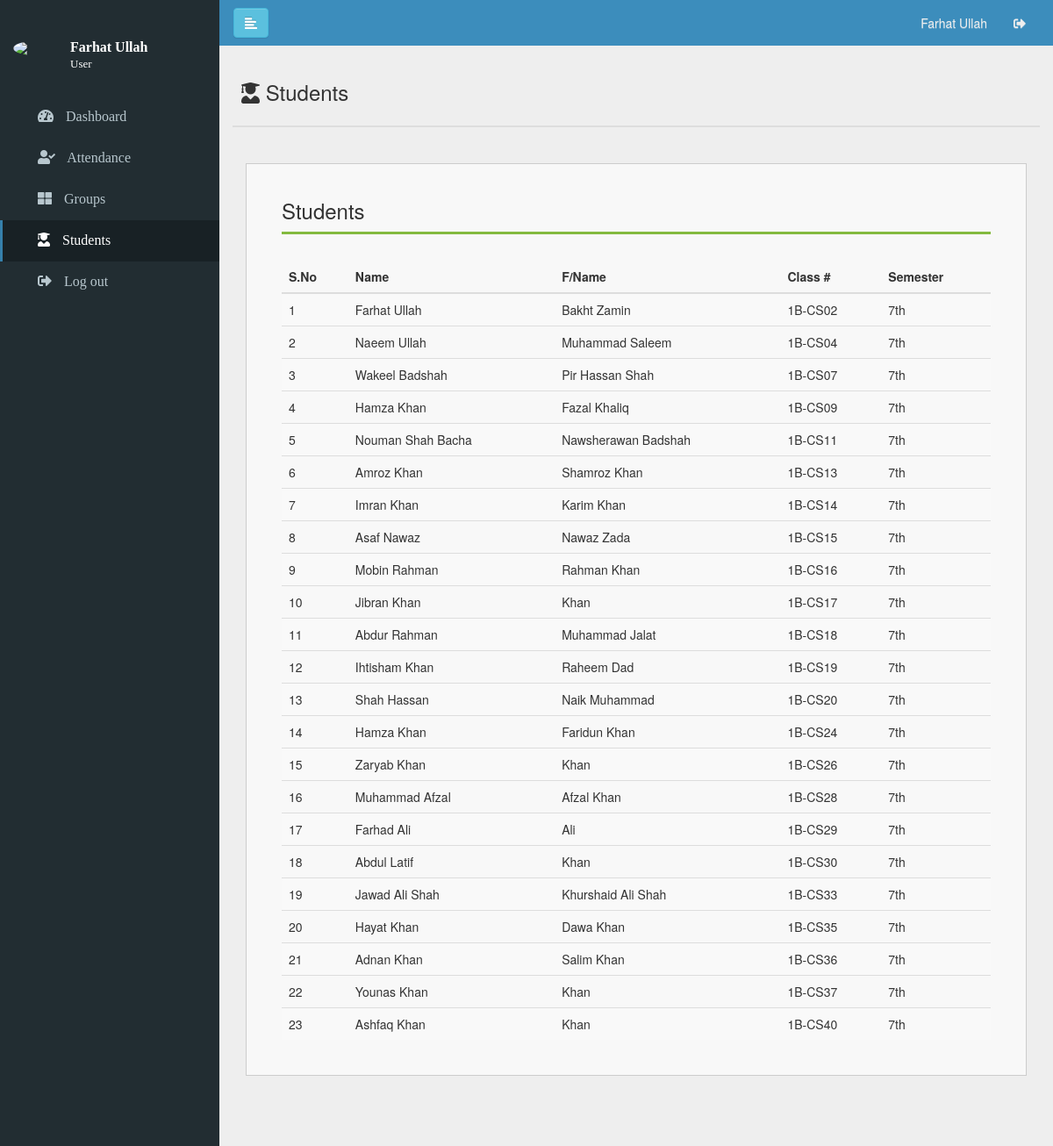
Screenshot of /students.php (signed in) with the database file from the repository.
### tables this page shows
CREATE TABLE `tbl_users` (
  `user_ID` int(11) NOT NULL,
  `user_name` varchar(45) NOT NULL,
  `user_username` varchar(45) NOT NULL,
  `user_password` varchar(45) NOT NULL,
  `user_batchID` int(11) NOT NULL,
  `user_semesterID` int(11) NOT NULL,
  `user_departmentID` int(11) NOT NULL
);

CREATE TABLE `tbl_students` (
  `std_ID` int(11) NOT NULL,
  `std_name` varchar(45) NOT NULL,
  `std_fathername` varchar(45) NOT NULL,
  `std_batchID` int(11) NOT NULL,
  `std_rollno` varchar(45) NOT NULL,
  `std_departmentID` int(11) NOT NULL,
  `std_semesterID` int(11) NOT NULL
);

CREATE TABLE `tbl_batch` (
  `bat_ID` int(11) NOT NULL,
  `bat_name` varchar(45) NOT NULL
);

CREATE TABLE `tbl_semesters` (
  `sem_ID` int(11) NOT NULL,
  `sem_name` varchar(45) NOT NULL
);

### students.php (the view, shortened to what this page needs)
<?php
require_once("connection.php");
$sessionUsername = $_SESSION["user_username"];
$sql = "SELECT * FROM tbl_users
INNER JOIN tbl_batch ON tbl_users.user_batchID = tbl_batch.bat_ID
INNER JOIN tbl_departments  ON tbl_users.user_departmentID = tbl_departments.dep_ID
INNER JOIN tbl_semesters ON tbl_users.user_semesterID = tbl_semesters.sem_ID
WHERE user_username='$sessionUsername'";
$result = mysqli_query($conn, $sql);
if (mysqli_num_rows($result) > 0) {
	while ($row = mysqli_fetch_assoc($result)) {
		$sessionSemesterID = $row['user_semesterID'];
		$sessionDepartmentID = $row['user_departmentID'];
		$sessionName = $row['user_name'];
		$sessionBatch = $row['bat_name'];
	}
}
?>
<!DOCTYPE html>
<html>
<head>
<link rel="stylesheet" href="css/style.css" type="text/css">
<link rel="stylesheet" href="bootstrap/css/bootstrap.min.css">
<link rel="stylesheet" href="bootstrap/css/bootstrap-theme.min.css">
<link rel="stylesheet" href="bootstrap/css/bootstrap-theme.css">
<link rel="stylesheet" href="bootstrap/css/bootstrap.css">
<link rel="stylesheet" href="font-awesome-5.3.1/css/all.css">
</head>
<body>
<div class="wrapper" style="margin-top: -20px; background-color: #EEE; width: 100%; height: 100%;">
	<nav id="sidebar">
        <div class="main-nav-tab">
      <table class="user-panel">
        <tr>
          <td>
            <img class="img-circle img-responsive" width="50px" src="images/user.jpg">
          </td>
          <td>
            <h5 class="to-hide"><?php echo $sessionName; ?> <br><span>User</span></h5>
          </td>
        </tr>
      </table>
      </div>
		<ul class="sidebar-nav">
			<li data-toggle="tooltip" data-placement="right" title="Dashboard">
				<a href="index.php">
					<i class="fa fa-tachometer-alt"></i>
					<span class="to-hide">Dashboard</span>
				</a>
			</li>
		    <li data-toggle="tooltip" data-placement="right" title="Attendance">
		    	<a href="attendance.php">
		    		<i class="fa fa-user-check"></i>
		    		<span class="to-hide">Attendance</span>
		    	</a>
		    </li>
			<li data-toggle="tooltip" data-placement="right" title="Groups">
        <a href="groups.php">
          <i class="fa fa-th-large"></i>
          <span class="to-hide">Groups</span>
        </a>
      </li>
			<li data-toggle="tooltip" data-placement="right" title="Students">
				<a href="students.php" class="active-sidebar-link">
					<i class="fa fa-user-graduate"></i>
					<span class="to-hide">Students</span>
				</a>
			</li>
			<li data-toggle="tooltip" data-placement="right" title="Log out">
				<a href="logout.php">
					<i class="fa fa-sign-out-alt"></i>
					<span class="to-hide">Log out</span>
				</a>
			</li>
		</ul>
	</nav>
<div id="content" style="width: 100%;">
	<nav class="navbar" id="main-nav">
		<div class="container-fluid">
			<div class="navbar-header">
				<button type="button" id="sidebarCollapse" class="btn btn-info navbar-btn">
					<i class="glyphicon glyphicon-align-left"></i>
				</button>
			</div>
			<div class="collapse navbar-collapse" id="bs-example-navbar-collapse-1">
				<ul class="nav navbar-nav navbar-right">
					<li><a href="#" class="nav-links"><?php echo $sessionName; ?></a></li>
					<li><a href="logout.php" class="nav-links"><i class="fa fa-sign-out-alt"></i></a></li>
				</ul>
			</div>
		</div>
	</nav>
	<div class="container-fluid">
		<div class="header-box">
		<div class="row">
          <div class="col-md-12">
            <div class="page-title">
              <h3><i class="fa fa-user-graduate"></i> Students <span></span></h3>
            </div>
            <hr>
          </div>
        </div>
        </div>
    </div>
    <div class="container-fluid">
        <div class="content-box">
        	<div class="setup-box">
          <div class="row">
          <div class="col-md-12">
              <h3 class="box-title">Students</h3>
              <div class="table-responsive">
              <table id="mytable" class="table table-bordred table-striped">
                <thead>
                  <th>S.No</th>
                  <th>Name</th>
                  <th>F/Name</th>
                  <th>Class #</th>
                  <th>Semester</th>
                </thead>
              <tbody>
              <?php
              require_once("connection.php");
              $sql = "SELECT * FROM tbl_students
              INNER JOIN tbl_batch ON tbl_batch.bat_ID = tbl_students.std_batchID
              INNER JOIN tbl_departments ON tbl_departments.dep_ID = tbl_students.std_departmentID
              INNER JOIN tbl_semesters ON tbl_semesters.sem_ID = tbl_students.std_semesterID
              WHERE std_batchID IN (SELECT bat_name FROM tbl_batch WHERE bat_ID='$sessionBatch') and
              std_semesterID IN (SELECT sem_name FROM tbl_semesters WHERE sem_ID='$sessionSemesterID') and
              std_departmentID='$sessionDepartmentID'
              ORDER by std_rollno asc";
              $result = mysqli_query($conn, $sql);
              $num = 1;
              if (mysqli_num_rows($result) > 0) {
                while ($row = mysqli_fetch_assoc($result)) {
                  $fullname = $row['std_name'];
                  $fathername = $row['std_fathername'];
                  $batch = $row['bat_name'];
                  $rollno = $row['std_rollno'];
                  $semester = $row['sem_name'];
                  echo "<tr>";
                  echo "<td>".$num."</td>";
                  echo "<td>".$fullname."</td>";
                  echo "<td>".$fathername."</td>";
                  echo "<td style='text-transform:uppercase;'>".$batch.'-'.$rollno."</td>";
                  echo "<td>".$semester."</td>";
                  echo "</tr>";
                  $num++;
                }
              }else{
                echo "Nothing to show...";
              }
              ?>
            </tbody>
          </table>
        </div>
        </div>
      </div>
		</div>
	</div>
</div>
</body>
</html>

### css/style.css (style rules this page uses)
* { outline: none; }
html, body { width: 100%; height: 100%; }
body { background: #eee !important; padding:0 !important; margin:0 !important; }
.callout h1, h2, h3, h4, h5, h6 { font-weight:400; }
#main-nav { background-color: #3c8dbc; border-radius: 0; }
#main-nav ul li a { color: #eee; }
.wrapper { display: flex; align-items: stretch; }
#sidebar { min-width: 250px; max-width: 250px; background: #222d32; color: #fff; transition: all 0.3s; }
#sidebar ul li { margin-left: -40px; list-style-type: none; }
#sidebar ul li a { text-align: left; }
#sidebar ul li a { padding: 12px 40px; font-family: calibri; font-size: 16px; display:block; text-decoration:none; border-left: 3px solid transparent; color: #b8c7ce; }
.active-sidebar-link { background:#182125; border-left: 3px solid #3680ab !important; color:#FFFFFF !important; }
#sidebar ul li a i { margin-right: 10px; }
.main-nav-tab { padding: 20px 0px; }
.user-panel img { margin: 15px 15px; }
.user-panel h5 { padding-top: 15px; color: #fff; font-weight: 600; font-family: calibri; font-size: 16px; }
.user-panel span { font-weight: 100; padding-top: 3px; font-size: 13px; font-family: calibri; }
.page-title h3 { border-bottom: 2px solid #ddd; padding-bottom: 25px; padding-left: 10px; }
.content-box { padding: 0px 15px 60px 15px; }
.setup-box { background-color: #f8f8f8; padding: 20px 40px; border: 1px solid #ccc; margin-bottom: 20px; }
.box-title { border-bottom: 3px solid #84ba3f; padding-bottom: 10px; margin-bottom: 30px; }

### rows the page displays
tbl_users: user_name "Farhat Ullah"
tbl_students: std_name "Farhat Ullah", std_fathername "Bakht Zamin", tbl_batch.bat_name "1B", std_rollno "CS02", tbl_semesters.sem_name "7th"
tbl_students: std_name "Naeem Ullah", std_fathername "Muhammad Saleem", tbl_batch.bat_name "1B", std_rollno "CS04", tbl_semesters.sem_name "7th"
tbl_students: std_name "Wakeel Badshah", std_fathername "Pir Hassan Shah", tbl_batch.bat_name "1B", std_rollno "CS07", tbl_semesters.sem_name "7th"
tbl_students: std_name "Hamza Khan", std_fathername "Fazal Khaliq", tbl_batch.bat_name "1B", std_rollno "CS09", tbl_semesters.sem_name "7th"
tbl_students: std_name "Nouman Shah Bacha", std_fathername "Nawsherawan Badshah", tbl_batch.bat_name "1B", std_rollno "CS11", tbl_semesters.sem_name "7th"
tbl_students: std_name "Amroz Khan", std_fathername "Shamroz Khan", tbl_batch.bat_name "1B", std_rollno "CS13", tbl_semesters.sem_name "7th"
tbl_students: std_name "Imran Khan", std_fathername "Karim Khan", tbl_batch.bat_name "1B", std_rollno "CS14", tbl_semesters.sem_name "7th"
tbl_students: std_name "Asaf Nawaz", std_fathername "Nawaz Zada", tbl_batch.bat_name "1B", std_rollno "CS15", tbl_semesters.sem_name "7th"
tbl_students: std_name "Mobin Rahman", std_fathername "Rahman Khan", tbl_batch.bat_name "1B", std_rollno "CS16", tbl_semesters.sem_name "7th"
tbl_students: std_name "Jibran Khan", std_fathername "Khan", tbl_batch.bat_name "1B", std_rollno "CS17", tbl_semesters.sem_name "7th"
tbl_students: std_name "Abdur Rahman", std_fathername "Muhammad Jalat", tbl_batch.bat_name "1B", std_rollno "CS18", tbl_semesters.sem_name "7th"
tbl_students: std_name "Ihtisham Khan", std_fathername "Raheem Dad", tbl_batch.bat_name "1B", std_rollno "CS19", tbl_semesters.sem_name "7th"
tbl_students: std_name "Shah Hassan", std_fathername "Naik Muhammad", tbl_batch.bat_name "1B", std_rollno "CS20", tbl_semesters.sem_name "7th"
tbl_students: std_name "Hamza Khan", std_fathername "Faridun Khan", tbl_batch.bat_name "1B", std_rollno "CS24", tbl_semesters.sem_name "7th"
tbl_students: std_name "Zaryab Khan", std_fathername "Khan", tbl_batch.bat_name "1B", std_rollno "CS26", tbl_semesters.sem_name "7th"
tbl_students: std_name "Muhammad Afzal", std_fathername "Afzal Khan", tbl_batch.bat_name "1B", std_rollno "CS28", tbl_semesters.sem_name "7th"
tbl_students: std_name "Farhad Ali", std_fathername "Ali", tbl_batch.bat_name "1B", std_rollno "CS29", tbl_semesters.sem_name "7th"
tbl_students: std_name "Abdul Latif", std_fathername "Khan", tbl_batch.bat_name "1B", std_rollno "CS30", tbl_semesters.sem_name "7th"
tbl_students: std_name "Jawad Ali Shah", std_fathername "Khurshaid Ali Shah", tbl_batch.bat_name "1B", std_rollno "CS33", tbl_semesters.sem_name "7th"
tbl_students: std_name "Hayat Khan", std_fathername "Dawa Khan", tbl_batch.bat_name "1B", std_rollno "CS35", tbl_semesters.sem_name "7th"
tbl_students: std_name "Adnan Khan", std_fathername "Salim Khan", tbl_batch.bat_name "1B", std_rollno "CS36", tbl_semesters.sem_name "7th"
tbl_students: std_name "Younas Khan", std_fathername "Khan", tbl_batch.bat_name "1B", std_rollno "CS37", tbl_semesters.sem_name "7th"
tbl_students: std_name "Ashfaq Khan", std_fathername "Khan", tbl_batch.bat_name "1B", std_rollno "CS40", tbl_semesters.sem_name "7th"
